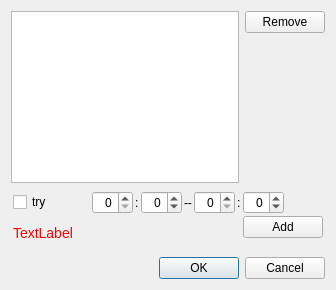
<?xml version="1.0" encoding="UTF-8"?>
<ui version="4.0">
 <class>clUI_DayPlan_ScheduleDialog</class>
 <widget class="QDialog" name="clUI_DayPlan_ScheduleDialog">
  <property name="geometry">
   <rect>
    <x>0</x>
    <y>0</y>
    <width>336</width>
    <height>290</height>
   </rect>
  </property>
  <property name="windowTitle">
   <string>Dialog</string>
  </property>
  <layout class="QVBoxLayout" name="verticalLayout_2">
   <item>
    <layout class="QHBoxLayout" name="horizontalLayout_3">
     <item>
      <widget class="QTableWidget" name="tableWidget">
       <property name="editTriggers">
        <set>QAbstractItemView::NoEditTriggers</set>
       </property>
       <property name="selectionMode">
        <enum>QAbstractItemView::SingleSelection</enum>
       </property>
       <property name="selectionBehavior">
        <enum>QAbstractItemView::SelectRows</enum>
       </property>
       <attribute name="verticalHeaderVisible">
        <bool>false</bool>
       </attribute>
      </widget>
     </item>
     <item>
      <layout class="QVBoxLayout" name="verticalLayout_3">
       <item>
        <widget class="QPushButton" name="pushButton_remove">
         <property name="text">
          <string>Remove</string>
         </property>
        </widget>
       </item>
       <item>
        <spacer name="verticalSpacer">
         <property name="orientation">
          <enum>Qt::Vertical</enum>
         </property>
         <property name="sizeHint" stdset="0">
          <size>
           <width>20</width>
           <height>40</height>
          </size>
         </property>
        </spacer>
       </item>
      </layout>
     </item>
    </layout>
   </item>
   <item>
    <widget class="QFrame" name="frame">
     <property name="frameShape">
      <enum>QFrame::NoFrame</enum>
     </property>
     <property name="frameShadow">
      <enum>QFrame::Raised</enum>
     </property>
     <layout class="QVBoxLayout" name="verticalLayout">
      <property name="spacing">
       <number>2</number>
      </property>
      <property name="leftMargin">
       <number>2</number>
      </property>
      <property name="topMargin">
       <number>2</number>
      </property>
      <property name="rightMargin">
       <number>2</number>
      </property>
      <property name="bottomMargin">
       <number>2</number>
      </property>
      <item>
       <layout class="QHBoxLayout" name="horizontalLayout">
        <property name="leftMargin">
         <number>0</number>
        </property>
        <property name="topMargin">
         <number>0</number>
        </property>
        <item>
         <widget class="QCheckBox" name="checkBox_try">
          <property name="text">
           <string>try</string>
          </property>
         </widget>
        </item>
        <item>
         <spacer name="horizontalSpacer_3">
          <property name="orientation">
           <enum>Qt::Horizontal</enum>
          </property>
          <property name="sizeHint" stdset="0">
           <size>
            <width>40</width>
            <height>20</height>
           </size>
          </property>
         </spacer>
        </item>
        <item>
         <widget class="QSpinBox" name="spinBox_start_hr">
          <property name="alignment">
           <set>Qt::AlignRight|Qt::AlignTrailing|Qt::AlignVCenter</set>
          </property>
          <property name="buttonSymbols">
           <enum>QAbstractSpinBox::UpDownArrows</enum>
          </property>
          <property name="maximum">
           <number>23</number>
          </property>
         </widget>
        </item>
        <item>
         <widget class="QLabel" name="label_3">
          <property name="text">
           <string>:</string>
          </property>
         </widget>
        </item>
        <item>
         <widget class="QSpinBox" name="spinBox_start_min">
          <property name="alignment">
           <set>Qt::AlignRight|Qt::AlignTrailing|Qt::AlignVCenter</set>
          </property>
          <property name="minimum">
           <number>-1</number>
          </property>
          <property name="maximum">
           <number>60</number>
          </property>
         </widget>
        </item>
        <item>
         <widget class="QLabel" name="label">
          <property name="text">
           <string>--</string>
          </property>
         </widget>
        </item>
        <item>
         <widget class="QSpinBox" name="spinBox_end_hr">
          <property name="alignment">
           <set>Qt::AlignRight|Qt::AlignTrailing|Qt::AlignVCenter</set>
          </property>
         </widget>
        </item>
        <item>
         <widget class="QLabel" name="label_4">
          <property name="text">
           <string>:</string>
          </property>
         </widget>
        </item>
        <item>
         <widget class="QSpinBox" name="spinBox_end_min">
          <property name="frame">
           <bool>true</bool>
          </property>
          <property name="alignment">
           <set>Qt::AlignRight|Qt::AlignTrailing|Qt::AlignVCenter</set>
          </property>
          <property name="minimum">
           <number>-1</number>
          </property>
          <property name="maximum">
           <number>60</number>
          </property>
         </widget>
        </item>
        <item>
         <spacer name="horizontalSpacer">
          <property name="orientation">
           <enum>Qt::Horizontal</enum>
          </property>
          <property name="sizeHint" stdset="0">
           <size>
            <width>40</width>
            <height>20</height>
           </size>
          </property>
         </spacer>
        </item>
       </layout>
      </item>
      <item>
       <layout class="QHBoxLayout" name="horizontalLayout_2">
        <property name="bottomMargin">
         <number>0</number>
        </property>
        <item>
         <widget class="QLabel" name="label_error_message">
          <property name="styleSheet">
           <string notr="true">Font: 10.3pt;  Color: red</string>
          </property>
          <property name="text">
           <string>TextLabel</string>
          </property>
          <property name="wordWrap">
           <bool>true</bool>
          </property>
         </widget>
        </item>
        <item>
         <spacer name="horizontalSpacer_2">
          <property name="orientation">
           <enum>Qt::Horizontal</enum>
          </property>
          <property name="sizeHint" stdset="0">
           <size>
            <width>40</width>
            <height>20</height>
           </size>
          </property>
         </spacer>
        </item>
        <item>
         <layout class="QVBoxLayout" name="verticalLayout_4">
          <item>
           <widget class="QPushButton" name="pushButton_add">
            <property name="sizePolicy">
             <sizepolicy hsizetype="Minimum" vsizetype="Fixed">
              <horstretch>0</horstretch>
              <verstretch>0</verstretch>
             </sizepolicy>
            </property>
            <property name="text">
             <string>Add</string>
            </property>
            <property name="iconSize">
             <size>
              <width>18</width>
              <height>18</height>
             </size>
            </property>
           </widget>
          </item>
          <item>
           <spacer name="verticalSpacer_2">
            <property name="orientation">
             <enum>Qt::Vertical</enum>
            </property>
            <property name="sizeType">
             <enum>QSizePolicy::Fixed</enum>
            </property>
            <property name="sizeHint" stdset="0">
             <size>
              <width>20</width>
              <height>11</height>
             </size>
            </property>
           </spacer>
          </item>
         </layout>
        </item>
       </layout>
      </item>
     </layout>
    </widget>
   </item>
   <item>
    <widget class="QDialogButtonBox" name="buttonBox">
     <property name="orientation">
      <enum>Qt::Horizontal</enum>
     </property>
     <property name="standardButtons">
      <set>QDialogButtonBox::Cancel|QDialogButtonBox::Ok</set>
     </property>
    </widget>
   </item>
  </layout>
 </widget>
 <resources/>
 <connections>
  <connection>
   <sender>buttonBox</sender>
   <signal>accepted()</signal>
   <receiver>clUI_DayPlan_ScheduleDialog</receiver>
   <slot>accept()</slot>
   <hints>
    <hint type="sourcelabel">
     <x>227</x>
     <y>348</y>
    </hint>
    <hint type="destinationlabel">
     <x>157</x>
     <y>274</y>
    </hint>
   </hints>
  </connection>
  <connection>
   <sender>buttonBox</sender>
   <signal>rejected()</signal>
   <receiver>clUI_DayPlan_ScheduleDialog</receiver>
   <slot>reject()</slot>
   <hints>
    <hint type="sourcelabel">
     <x>295</x>
     <y>354</y>
    </hint>
    <hint type="destinationlabel">
     <x>286</x>
     <y>274</y>
    </hint>
   </hints>
  </connection>
 </connections>
</ui>
